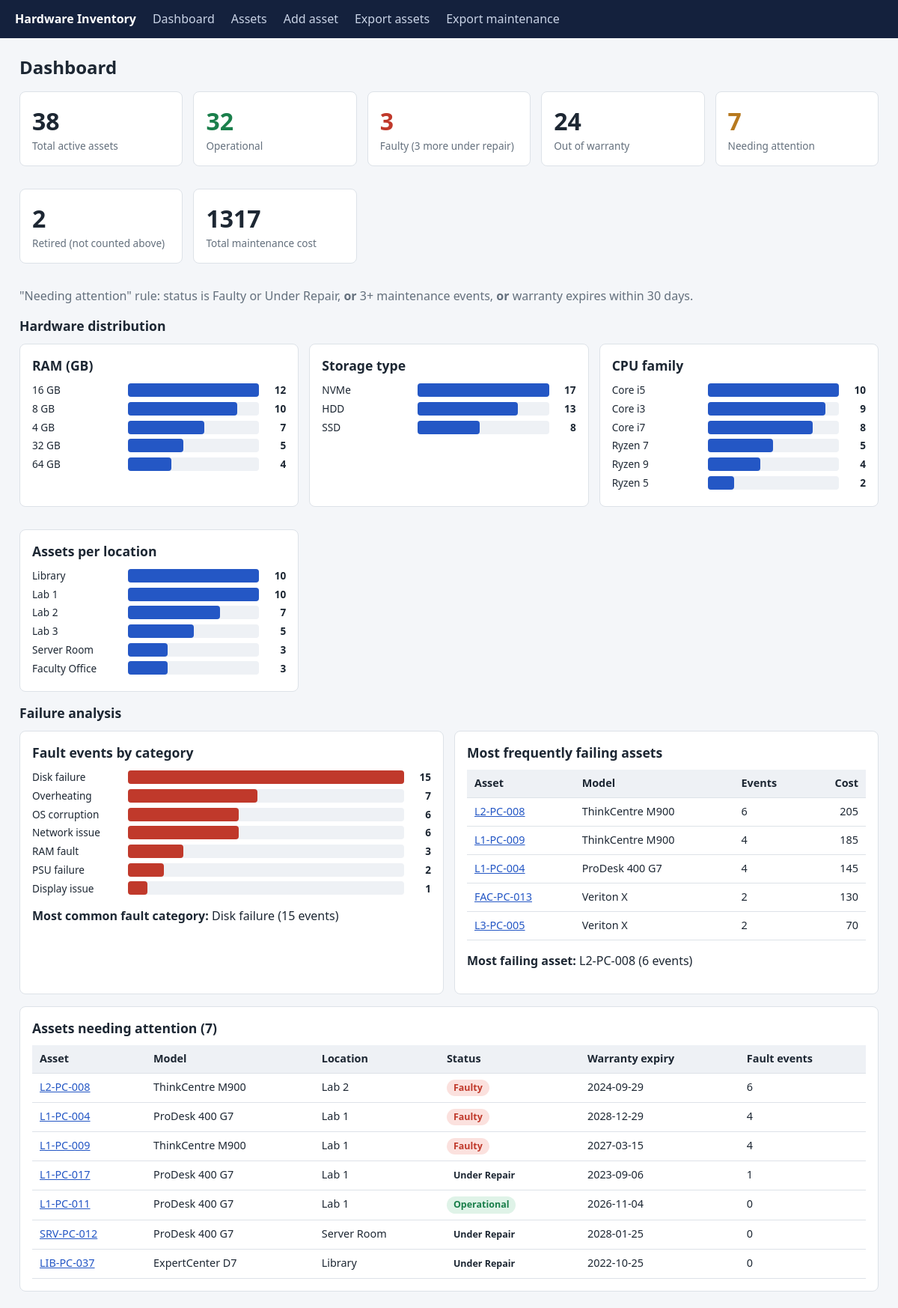
/dashboard, run on the app's committed database.
### tables this page shows
CREATE TABLE assets (
    asset_id        TEXT PRIMARY KEY,                 -- permanent identity, e.g. LAB1-PC-001
    manufacturer    TEXT NOT NULL,
    model           TEXT NOT NULL,
    cpu             TEXT NOT NULL,                    -- full model, e.g. Intel Core i5-12400
    cpu_family      TEXT NOT NULL,                    -- grouping used for filtering, e.g. Core i5
    ram_gb          INTEGER NOT NULL CHECK (ram_gb > 0),
    storage_type    TEXT NOT NULL CHECK (storage_type IN ('SSD','HDD','NVMe','Hybrid')),
    storage_gb      INTEGER NOT NULL CHECK (storage_gb > 0),
    gpu             TEXT,                             -- NULL / empty = integrated only
    os              TEXT NOT NULL,
    ip_address      TEXT,                             -- changeable network address (NOT identity)
    location        TEXT NOT NULL,
    purchase_date   TEXT NOT NULL,                    -- ISO date YYYY-MM-DD
    warranty_expiry TEXT NOT NULL,                    -- warranty status is COMPUTED from this
    status          TEXT NOT NULL DEFAULT 'Operational'
                    CHECK (status IN ('Operational','Faulty','Under Repair')),
    active          INTEGER NOT NULL DEFAULT 1        -- 0 = retired (kept for history)
);

### app.py (the view)
@app.route("/dashboard")
def dashboard():
    db = get_db()
    one = lambda sql: db.execute(sql).fetchone()[0]
    stats = {
        "total": one("SELECT COUNT(*) FROM assets WHERE active=1"),
        "operational": one("SELECT COUNT(*) FROM assets WHERE active=1 AND status='Operational'"),
        "faulty": one("SELECT COUNT(*) FROM assets WHERE active=1 AND status='Faulty'"),
        "repair": one("SELECT COUNT(*) FROM assets WHERE active=1 AND status='Under Repair'"),
        "out_of_warranty": one("SELECT COUNT(*) FROM assets WHERE active=1 AND warranty_expiry < date('now')"),
        "attention": one(f"SELECT COUNT(*) FROM assets a WHERE {attention_sql()}"),
        "retired": one("SELECT COUNT(*) FROM assets WHERE active=0"),
        "total_cost": one("SELECT COALESCE(SUM(cost),0) FROM maintenance"),
    }
    def dist(col):
        rows = db.execute(f"SELECT {col} AS label, COUNT(*) AS n FROM assets WHERE active=1 "
                          f"GROUP BY {col} ORDER BY n DESC").fetchall()
        mx = max([r["n"] for r in rows] or [1])
        return [(str(r["label"]), r["n"], round(r["n"] * 100 / mx)) for r in rows]
    charts = {
        "RAM (GB)": [(f"{l} GB", n, w) for l, n, w in dist("ram_gb")],
        "Storage type": dist("storage_type"),
        "CPU family": dist("cpu_family"),
        "Assets per location": dist("location"),
    }
    cat_rows = db.execute("SELECT fault_category AS label, COUNT(*) AS n FROM maintenance "
                          "GROUP BY fault_category ORDER BY n DESC").fetchall()
    mx = max([r["n"] for r in cat_rows] or [1])
    fault_cats = [(r["label"], r["n"], round(r["n"] * 100 / mx)) for r in cat_rows]
    top_assets = db.execute(
        "SELECT m.asset_id, a.model, COUNT(*) AS n, SUM(m.cost) AS cost FROM maintenance m "
        "JOIN assets a ON a.asset_id=m.asset_id GROUP BY m.asset_id ORDER BY n DESC, cost DESC LIMIT 5"
    ).fetchall()
    attention = db.execute(
        f"SELECT a.asset_id, a.model, a.location, a.status, a.warranty_expiry, "
        f"(SELECT COUNT(*) FROM maintenance m WHERE m.asset_id=a.asset_id) AS fault_count "
        f"FROM assets a WHERE {attention_sql()} ORDER BY fault_count DESC").fetchall()
    return render_template("dashboard.html", stats=stats, charts=charts, fault_cats=fault_cats,
                           top_assets=top_assets, attention=attention,
                           rule_count=ATTENTION_FAULT_COUNT, rule_days=WARRANTY_SOON_DAYS)

### app.py (called while the page is built)
def attention_sql():
    return (f"(a.active=1 AND (a.status IN ('Faulty','Under Repair') "
            f"OR (SELECT COUNT(*) FROM maintenance m WHERE m.asset_id=a.asset_id) >= {int(ATTENTION_FAULT_COUNT)} "
            f"OR (a.warranty_expiry >= date('now') AND a.warranty_expiry <= date('now','+{int(WARRANTY_SOON_DAYS)} days'))))")

### db.py (called while the page is built)
def get_db():
    conn = sqlite3.connect(DB_PATH)
    conn.row_factory = sqlite3.Row
    conn.execute("PRAGMA foreign_keys = ON")   # enforce maintenance.asset_id -> assets
    return conn

### templates/dashboard.html (shortened to what this page needs)
{% extends "base.html" %}
{% block content %}
<h1>Dashboard</h1>
<div class="grid g4">
  <div class="card stat"><div class="n">{{ stats.total }}</div><div class="l">Total active assets</div></div>
  <div class="card stat"><div class="n" style="color:var(--ok)">{{ stats.operational }}</div><div class="l">Operational</div></div>
  <div class="card stat"><div class="n" style="color:var(--bad)">{{ stats.faulty }}</div><div class="l">Faulty ({{ stats.repair }} more under repair)</div></div>
  <div class="card stat"><div class="n">{{ stats.out_of_warranty }}</div><div class="l">Out of warranty</div></div>
  <div class="card stat"><div class="n" style="color:var(--warn)">{{ stats.attention }}</div><div class="l">Needing attention</div></div>
  <div class="card stat"><div class="n">{{ stats.retired }}</div><div class="l">Retired (not counted above)</div></div>
  <div class="card stat"><div class="n">{{ '%.0f'|format(stats.total_cost) }}</div><div class="l">Total maintenance cost</div></div>
</div>
<p class="muted">"Needing attention" rule: status is Faulty or Under Repair, <b>or</b> {{ rule_count }}+ maintenance events,
<b>or</b> warranty expires within {{ rule_days }} days.</p>
<h2>Hardware distribution</h2>
<div class="grid g2">
{% for title, rows in charts.items() %}
<div class="card"><h2>{{ title }}</h2>
{% for label, n, w in rows %}
  <div class="bar"><span class="lab" title="{{ label }}">{{ label }}</span>
  <span class="track"><span class="fill" style="width:{{ w }}%;display:block"></span></span>
  <span class="val">{{ n }}</span></div>
{% endfor %}</div>
{% endfor %}
</div>
<h2>Failure analysis</h2>
<div class="grid g2">
<div class="card"><h2>Fault events by category</h2>
{% for label, n, w in fault_cats %}
  <div class="bar"><span class="lab">{{ label }}</span>
  <span class="track"><span class="fill" style="width:{{ w }}%;background:var(--bad);display:block"></span></span>
  <span class="val">{{ n }}</span></div>
{% endfor %}
{% if fault_cats %}<p><b>Most common fault category:</b> {{ fault_cats[0][0] }} ({{ fault_cats[0][1] }} events)</p>{% endif %}</div>
<div class="card"><h2>Most frequently failing assets</h2>
<table><tr><th>Asset</th><th>Model</th><th>Events</th><th class="right">Cost</th></tr>
{% for r in top_assets %}
<tr><td><a href="{{ url_for('asset_detail', asset_id=r.asset_id) }}">{{ r.asset_id }}</a></td>
<td>{{ r.model }}</td><td>{{ r.n }}</td><td class="right">{{ '%.0f'|format(r.cost) }}</td></tr>
{% endfor %}</table>
{% if top_assets %}<p><b>Most failing asset:</b> {{ top_assets[0].asset_id }} ({{ top_assets[0].n }} events)</p>{% endif %}</div>
</div>
<div class="card scroll"><h2>Assets needing attention ({{ attention|length }})</h2>
<table><tr><th>Asset</th><th>Model</th><th>Location</th><th>Status</th><th>Warranty expiry</th><th>Fault events</th></tr>
{% for r in attention %}
<tr><td><a href="{{ url_for('asset_detail', asset_id=r.asset_id) }}">{{ r.asset_id }}</a></td>
<td>{{ r.model }}</td><td>{{ r.location }}</td>
<td><span class="badge b-{{ r.status }}">{{ r.status }}</span></td>
<td>{{ r.warranty_expiry }}</td><td>{{ r.fault_count }}</td></tr>
{% endfor %}</table></div>
{% endblock %}

### templates/base.html (shortened to what this page needs)
<!doctype html>
<html lang="en">
<head>
<link rel="stylesheet" href="{{ url_for('static', filename='style.css') }}">
</head>
<body>
<nav>
  <span class="brand">Hardware Inventory</span>
  <a href="{{ url_for('dashboard') }}">Dashboard</a>
  <a href="{{ url_for('assets') }}">Assets</a>
  <a href="{{ url_for('asset_new') }}">Add asset</a>
  <a href="{{ url_for('export_assets') }}">Export assets</a>
  <a href="{{ url_for('export_maintenance') }}">Export maintenance</a>
</nav>
<main>
  {% block content %}{% endblock %}
</main>
</body>
</html>

### static/style.css (style rules this page uses)
:root { --bg:#f4f6f9;--card:#fff;--ink:#1d2733;--muted:#64707d;--line:#dde2e8;--accent:#2457c5;--ok:#1a7f4b;--warn:#b7791f;--bad:#c0392b }
* { box-sizing:border-box }
body { margin:0;font-family:system-ui,-apple-system,"Segoe UI",Roboto,sans-serif;background:var(--bg);color:var(--ink);line-height:1.45 }
nav { background:#14213d;padding:0 20px;display:flex;align-items:center;gap:22px;flex-wrap:wrap }
nav .brand { color:#fff;font-weight:700;padding:14px 0 }
nav a { color:#c9d3e6;text-decoration:none;padding:14px 0 }
main { max-width:1180px;margin:22px auto;padding:0 16px }
h1 { font-size:1.5rem;margin:0 0 14px }
h2 { font-size:1.1rem;margin:0 0 10px }
.card { background:var(--card);border:1px solid var(--line);border-radius:8px;padding:16px;margin-bottom:16px }
.grid { display:grid;gap:14px }
.g4 { grid-template-columns:repeat(auto-fit,minmax(180px,1fr)) }
.g2 { grid-template-columns:repeat(auto-fit,minmax(340px,1fr)) }
.stat .n { font-size:2rem;font-weight:700 }
.stat .l { color:var(--muted);font-size:.85rem }
table { width:100%;border-collapse:collapse;font-size:.9rem }
th,td { text-align:left;padding:8px 10px;border-bottom:1px solid var(--line);vertical-align:top }
th { background:#eef1f5;font-weight:600;white-space:nowrap }
a { color:var(--accent) }
.badge { display:inline-block;padding:2px 9px;border-radius:12px;font-size:.78rem;font-weight:600 }
.b-Operational,.b-Active { background:#dff3e8;color:var(--ok) }
.b-Faulty,.b-Expired { background:#fbe1de;color:var(--bad) }
.bar { display:flex;align-items:center;gap:8px;margin:5px 0;font-size:.85rem }
.bar .lab { width:120px;flex:none;overflow:hidden;text-overflow:ellipsis;white-space:nowrap }
.bar .track { flex:1;background:#eef1f5;border-radius:4px;height:18px }
.bar .fill { background:var(--accent);height:100%;border-radius:4px }
.bar .val { width:28px;text-align:right;font-weight:600 }
.muted { color:var(--muted) }
.right { text-align:right }
.scroll { overflow-x:auto }

### data on the page
assets: asset_id "L2-PC-008", model "ThinkCentre M900", n "6", cost "205", location "Lab 2", status "Faulty", warranty_expiry "2024-09-29", fault_count "6"
assets: asset_id "L1-PC-009", model "ThinkCentre M900", n "4", cost "185", location "Lab 1", status "Faulty", warranty_expiry "2027-03-15", fault_count "4"
assets: asset_id "L1-PC-004", model "ProDesk 400 G7", n "4", cost "145", location "Lab 1", status "Faulty", warranty_expiry "2028-12-29", fault_count "4"
assets: asset_id "FAC-PC-013", model "Veriton X", n "2", cost "130"
assets: asset_id "L3-PC-005", model "Veriton X", n "2", cost "70"
assets: asset_id "L1-PC-017", model "ProDesk 400 G7", location "Lab 1", status "Under Repair", warranty_expiry "2023-09-06", fault_count "1"
assets: asset_id "L1-PC-011", model "ProDesk 400 G7", location "Lab 1", status "Operational", warranty_expiry "2026-11-04", fault_count "0"
assets: asset_id "SRV-PC-012", model "ProDesk 400 G7", location "Server Room", status "Under Repair", warranty_expiry "2028-01-25", fault_count "0"
assets: asset_id "LIB-PC-037", model "ExpertCenter D7", location "Library", status "Under Repair", warranty_expiry "2022-10-25", fault_count "0"

### other printed values
{{ stats.total }} "38"
{{ stats.operational }} "32"
{{ stats.faulty }} "3"
{{ stats.repair }} "3"
{{ stats.out_of_warranty }} "24"
{{ stats.attention }} "7"
{{ stats.retired }} "2"
{{ '%.0f'|format(stats.total_cost) }} "1317"
{{ rule_count }} "3"
{{ rule_days }} "30"
{{ title }} "RAM (GB)" "Storage type" "CPU family" "Assets per location"
{{ label }} "16 GB" "8 GB" "4 GB" "32 GB" "64 GB" "NVMe" "HDD" "SSD" "Core i5" "Core i3" "Core i7" "Ryzen 7" "Ryzen 9" "Ryzen 5" "Library" "Lab 1" "Lab 2" "Lab 3" "Server Room" "Faculty Office"
{{ n }} "12" "10" "7" "5" "4" "17" "13" "8" "10" "9" "8" "5" "4" "2" "10" "10" "7" "5" "3" "3"
{{ label }} "Disk failure" "Overheating" "OS corruption" "Network issue" "RAM fault" "PSU failure" "Display issue"
{{ n }} "15" "7" "6" "6" "3" "2" "1"
